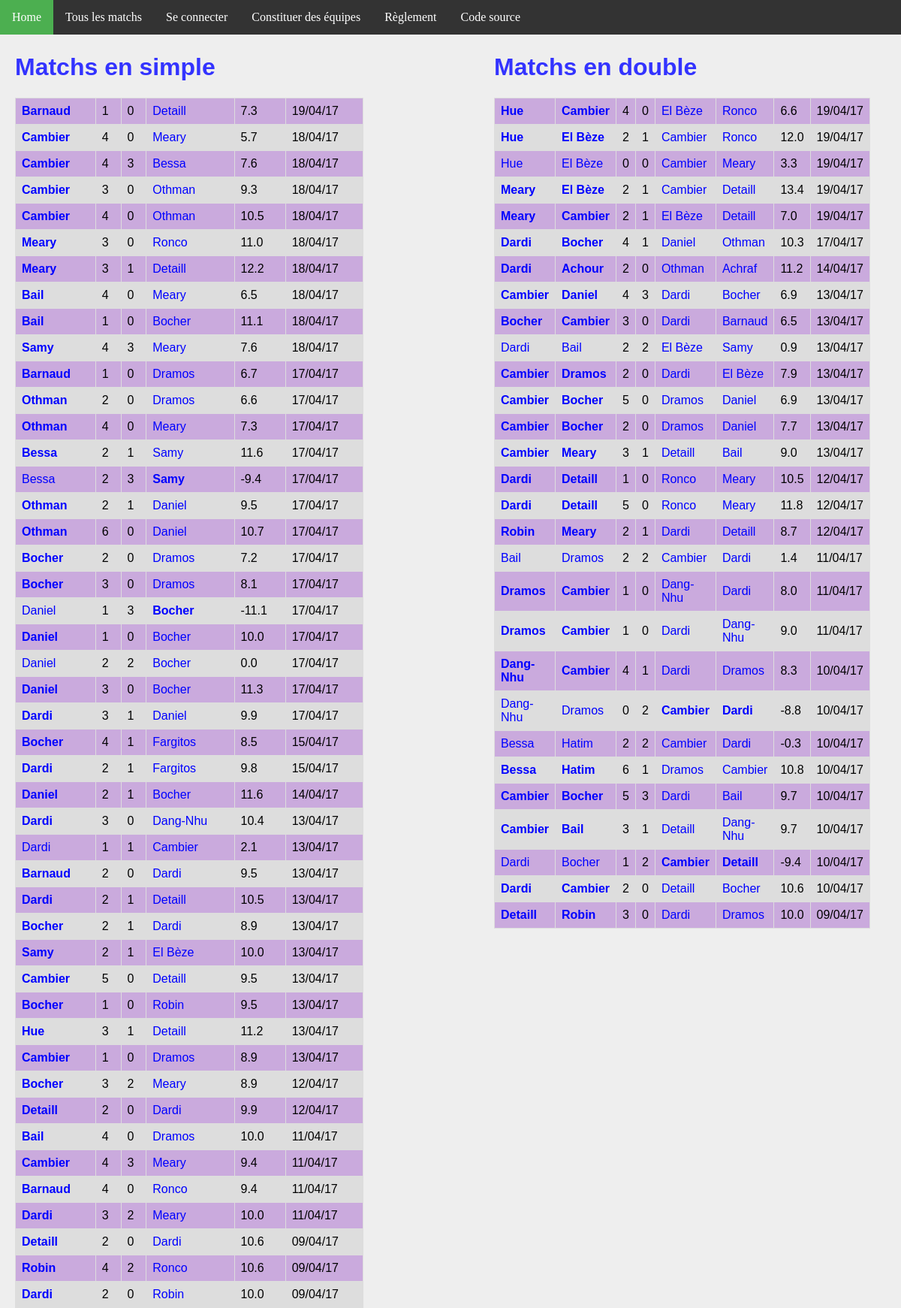
The app's page /matchs/, older data.
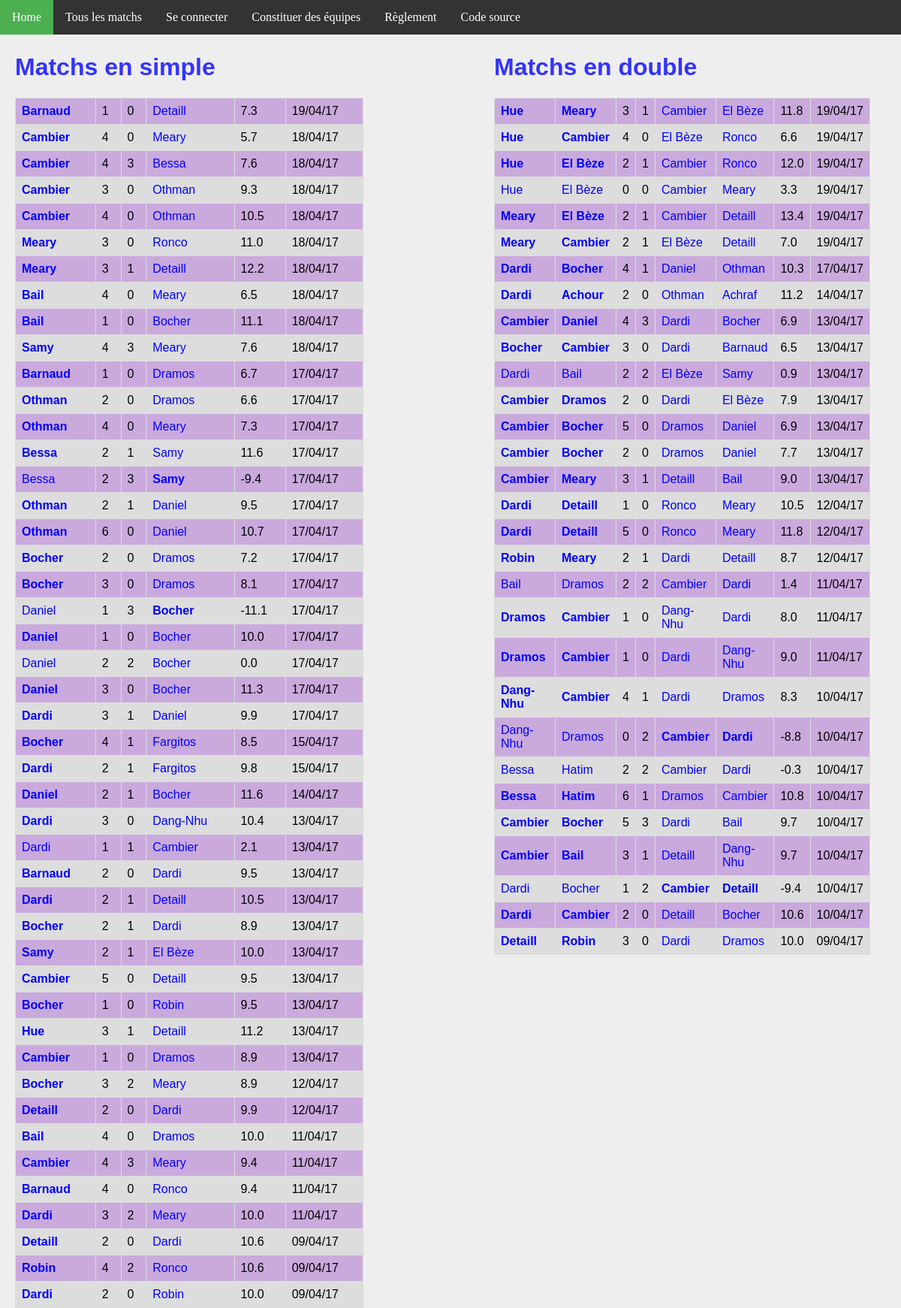
The same page, newer data.
### ranking/models.py (models this page shows, shortened)
class MatchSimple(models.Model):
    domicile = models.ForeignKey('Joueur', related_name = 'dom')
    exterieur = models.ForeignKey('Joueur', related_name = 'exte')
    date = models.DateTimeField(auto_now_add=True)
    buts_domicile = models.IntegerField(default=0)
    buts_exterieur = models.IntegerField(default=0)
    points = models.FloatField(default=0)
    @property
    def winner(self):
        if self.buts_domicile > self.buts_exterieur:
            return 1.
        elif self.buts_domicile < self.buts_exterieur:
            return 0.
        else:
            return 0.5

class Joueur(models.Model):
    user = models.OneToOneField(User, on_delete=models.CASCADE)
    pseudo = models.CharField(max_length = 50, default="Pax lambda")
    simple_score = models.FloatField(default=100)
    simple_rang = models.IntegerField(default=0)
    simple_victoires = models.IntegerField(default=0)
    simple_nuls = models.IntegerField(default=0)
    simple_defaites = models.IntegerField(default=0)
    simple_buts_pour = models.IntegerField(default=0)
    simple_buts_contre = models.IntegerField(default=0)
    double_score = models.FloatField(default=100)
    double_rang = models.IntegerField(default=0)
    double_victoires = models.IntegerField(default=0)
    double_nuls = models.IntegerField(default=0)
    double_defaites = models.IntegerField(default=0)
    double_buts_pour = models.IntegerField(default=0)
    double_buts_contre = models.IntegerField(default=0)

class MatchDouble(models.Model):
    domicile_1 = models.ForeignKey('Joueur', related_name = 'dom1')
    domicile_2 = models.ForeignKey('Joueur', related_name = 'dom2')
    exterieur_1 = models.ForeignKey('Joueur', related_name = 'exte1')
    exterieur_2 = models.ForeignKey('Joueur', related_name = 'exte2')
    date = models.DateTimeField(auto_now_add=True)
    buts_domicile = models.IntegerField(default=0)
    buts_exterieur = models.IntegerField(default=0)
    points = models.FloatField(default=0)
    @property
    def winner(self):
        if self.buts_domicile > self.buts_exterieur:
            return 1.
        elif self.buts_domicile < self.buts_exterieur:
            return 0.
        else:
            return 0.5

### ranking/views.py (the view)
# urls.py: url(r'^matchs/$', views.all_matchs, name='matchs'),
def all_matchs(request):
    context = {
        'simple_matchs': MatchSimple.objects.order_by('-date').all(),
        'double_matchs': MatchDouble.objects.order_by('-date').all(),
    }
    return render(request, 'all_matchs.html', context)

### ranking/templatetags/app_filter.py (called while the page is built)
@register.filter(name='decimal')
def decimal(x):
    return '{0:.1f}'.format(x)

### ranking/templates/all_matchs.html
{% extends 'base.html' %}
{% block body %}
{% load app_filter %}
<div id="column1" style="float:left; margin:0; width:40%;">
    <h1>Matchs en simple</h1>
    <table>
        {% for m in simple_matchs %}
        <tr>
            <td {% if m.winner == 1 %} style='font-weight:bold'{% endif %} >
                <a href="{% url 'joueur' m.domicile.id %}">{{m.domicile.pseudo}}</a>
            </td>
            <td>{{m.buts_domicile}}</td>
            <td>{{m.buts_exterieur}}</td>
            <td {% if m.winner == 0 %} style='font-weight:bold'{% endif %} >
                <a href="{% url 'joueur' m.exterieur.id %}">{{m.exterieur.pseudo}}</a>
            </td>
            <td>{{m.points|decimal}}</td>
            <td>{{m.date | date:'d/m/y'}}</td>
        </tr>
        {% endfor %}
    </table>
</div>
<div id="column2" style="float:left; margin-left:15%;width:40%;">
<h1>Matchs en double</h1>
<table>
    {% for m in double_matchs %}
    <tr>
        <td {% if m.winner == 1 %} style='font-weight:bold'{% endif %} >
            <a class="joueur" href="{% url 'joueur' m.domicile_1.id %}">{{m.domicile_1.pseudo}}</a>
        </td>
        <td {% if m.winner == 1 %} style='font-weight:bold'{% endif %} >
            <a class="joueur" href="{% url 'joueur' m.domicile_2.id %}">{{m.domicile_2.pseudo}}</a>
        </td>
        <td>{{m.buts_domicile}}</td>
        <td>{{m.buts_exterieur}}</td>
        <td {% if m.winner == 0 %} style='font-weight:bold'{% endif %} >
            <a class='joueur' href="{% url 'joueur' m.exterieur_1.id %}">{{m.exterieur_1.pseudo}}</a>
        </td>
        <td {% if m.winner == 0 %} style='font-weight:bold'{% endif %} >
            <a class='joueur' href="{% url 'joueur' m.exterieur_2.id %}">{{m.exterieur_2.pseudo}}</a>
        </td>
        <td>{{m.points|decimal}}</td>
        <td>{{m.date | date:'d/m/y'}}</td>
    </tr>
    {% endfor %}
</table>
</div>
{% endblock %}

Row changes from the older to the newer data that the page shows:
added MatchDouble: domicile_1.pseudo "Hue", domicile_2.pseudo "Meary", buts_domicile "3", buts_exterieur "1", exterieur_1.pseudo "Cambier", exterieur_2.pseudo "El Bèze", points|decimal "11.8", date "19/04/17"
